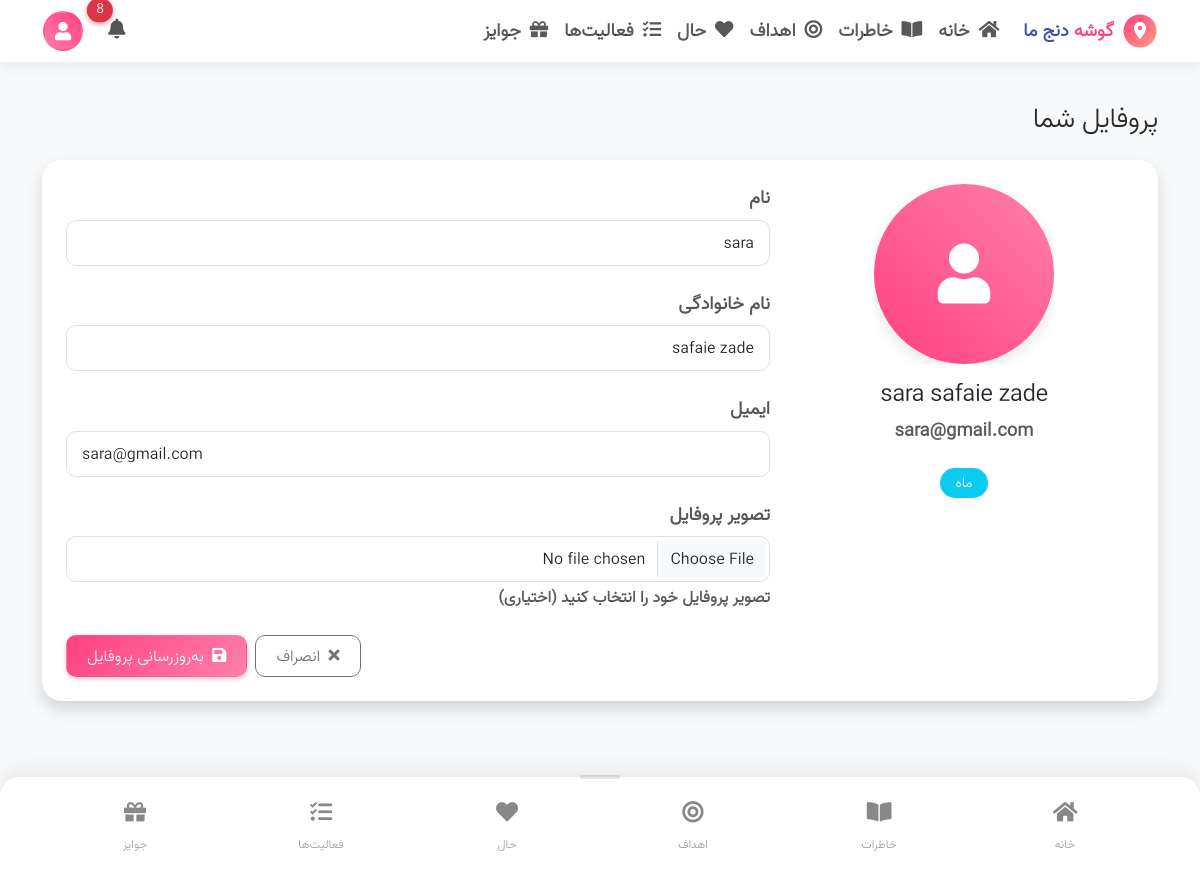
Screenshot of /profile/ (signed in) with the database file from the repository.
### core/models.py (models this page shows, shortened)
class User(AbstractUser):
    PARTNER_CHOICES = [
        ('partner1', 'Partner 1'),
        ('partner2', 'Partner 2'),
    ]
    partner_type = models.CharField(
        max_length=10,
        choices=PARTNER_CHOICES,
        default='partner1',
        verbose_name=_("Partner Type")
    )
    profile_picture = models.ImageField(
        upload_to='profile_pictures/',
        null=True,
        blank=True,
        verbose_name=_("Profile Picture")
    )
    points = models.PositiveIntegerField(default=0, verbose_name=_("Reward Points"))
    class Meta:
        verbose_name = _("User")
        verbose_name_plural = _("Users")

### core/views.py (the view)
# urls.py: path('profile/', views.profile, name='profile'),
@login_required
def profile(request):
    if request.method == 'POST':
        form = UserProfileForm(request.POST, request.FILES, instance=request.user)
        if form.is_valid():
            form.save()
            from notifications.models import create_partner_notification
            create_partner_notification(
                user=request.user,
                message=f'{request.user.username} updated their profile.',
                link=reverse('profile')
            )
            messages.success(request, _("Profile updated successfully."))
            return redirect('profile')
    else:
        form = UserProfileForm(instance=request.user)
    return render(request, 'core/profile.html', {'form': form})

### core/forms.py
class UserProfileForm(forms.ModelForm):
    class Meta:
        model = User
        fields = ('first_name', 'last_name', 'email', 'profile_picture')
        labels = {
            'first_name': 'نام',
            'last_name': 'نام خانوادگی',
            'email': 'ایمیل',
            'profile_picture': 'تصویر پروفایل',
        }
        help_texts = {
            'profile_picture': 'تصویر پروفایل خود را انتخاب کنید (اختیاری)',
        }
    def __init__(self, *args, **kwargs):
        super().__init__(*args, **kwargs)
        for field in self.fields:
            self.fields[field].widget.attrs.update({
                'class': 'form-control',
                'placeholder': f'لطفاً {self.fields[field].label} خود را وارد کنید'
            })

### notifications/context_processors.py (called while the page is built)
def notifications(request):
    if request.user.is_authenticated:
        unread_count = request.user.notifications.filter(is_read=False).count()
        recent_notifications = request.user.notifications.all()[:5]
        return {
            'unread_notifications_count': unread_count,
            'recent_notifications': recent_notifications,
        }
    return {}

### templates/core/profile.html (shortened to what this page needs)
{% extends 'base/base.html' %}
{% load static %}
{% load i18n %}
{% block content %}
<div class="container py-4 mb-5">
    <div class="d-flex justify-content-between align-items-center mb-4">
        <h1 class="h3 mb-0">پروفایل شما</h1>
    </div>
    <div class="card shadow profile-card">
        <div class="card-body p-4">
            <div class="row">
                <div class="col-md-4 mb-4 mb-md-0 text-center">
                    <div class="profile-image-container">
                        {% if user.profile_picture %}
                            <img src="{{ user.profile_picture.url }}" alt="{{ user.get_full_name }}" class="img-fluid rounded-circle profile-picture">
                        {% else %}
                            <div class="profile-placeholder profile-avatar-placeholder rounded-circle">
                                <i class="fas fa-user"></i>
                            </div>
                        {% endif %}
                    </div>
                    <h4 class="mt-3">{{ user.get_full_name }}</h4>
                    <p class="text-muted">{{ user.email }}</p>
                    <div class="user-type-badge mt-2">
                        {% if user.partner_type == 'partner1' %}
                            <span class="badge bg-primary">خورشید</span>
                        {% else %}
                            <span class="badge bg-info">ماه</span>
                        {% endif %}
                    </div>
                </div>
                <div class="col-md-8">
                    <form method="post" enctype="multipart/form-data" novalidate>
                        {% for field in form %}
                            <div class="mb-4">
                                <label for="{{ field.id_for_label }}" class="form-label fw-bold">
                                    {{ field.label }}
                                </label>
                                {{ field }}
                                {% if field.help_text %}
                                    <div class="form-text text-muted small">{{ field.help_text }}</div>
                                {% endif %}
                            </div>
                        {% endfor %}
                        <div class="d-grid gap-2 d-md-flex justify-content-md-end mt-4">
                            <a href="{% url 'dashboard' %}" class="btn btn-outline-secondary">
                                <i class="fas fa-times me-1"></i> انصراف
                            </a>
                            <button type="submit" class="btn btn-primary">
                                <i class="fas fa-save me-1"></i> به‌روزرسانی پروفایل
                            </button>
                        </div>
                    </form>
                </div>
            </div>
        </div>
    </div>
</div>
{% endblock %}

### static/css/style.css (style rules this page uses)
:root { --primary-color: #FF4081; --primary-light: #FF80AB; --primary-dark: #C51162; --secondary-color: #3F51B5; --secondary-light: #7986CB; --secondary-dark: #303F9F; --light-color: #FFF0F5; --dark-color: #2A2A2A; --success-color: #4CAF50; --warning-color: #FFC107; --danger-color: #F44336; --info-color: #00BCD4; --primary-gradient: linear-gradient(135deg, #FF4081 0%, #FF80AB 100%); --secondary-gradient: linear-gradient(135deg, #3F51B5 0%, #7986CB 100%); --success-gradient: linear-gradient(135deg, #4CAF50 0%, #81C784 100%); --danger-gradient: linear-gradient(135deg, #F44336 0%, #E57373 100%); --shadow-sm: 0 2px 4px rgba(0,0,0,0.05); --shadow-md: 0 4px 8px rgba(0,0,0,0.1); --shadow-lg: 0 8px 16px rgba(0,0,0,0.1); --shadow-xl: 0 12px 24px rgba(0,0,0,0.15); --radius-sm: 4px; --radius-md: 8px; --radius-lg: 16px; --radius-xl: 24px; --radius-full: 9999px; }
html { scroll-behavior: smooth; }
body { font-family: Vazir, serif; background-color: #f8f9fa; color: var(--dark-color); overflow-x: hidden; text-rendering: optimizeSpeed; }
.profile-avatar-placeholder { aspect-ratio: 1/1; display: flex; align-items: center; justify-content: center; background: linear-gradient(45deg, var(--primary-light), var(--primary-color)); color: white; overflow: hidden; }
.card { border-radius: var(--radius-lg); border: none; box-shadow: var(--shadow-sm); transition: transform 0.3s ease, box-shadow 0.3s ease; will-change: transform; overflow: hidden; margin-bottom: 1.5rem; }
.btn { border-radius: var(--radius-md); padding: 0.5rem 1.25rem; font-weight: 500; transition: all 0.2s ease; position: relative; overflow: hidden; }
.btn::after { content: ''; position: absolute; top: 50%; left: 50%; width: 5px; height: 5px; background: rgba(255, 255, 255, 0.5); opacity: 0; border-radius: 100%; transform: scale(1, 1) translate(-50%, -50%); transform-origin: 50% 50%; }
.btn-primary { background: var(--primary-gradient); border-color: transparent; box-shadow: 0 2px 5px rgba(255, 64, 129, 0.3); }
.form-control, .form-select { border-radius: var(--radius-md); border: 1px solid rgba(0,0,0,0.1); padding: 0.6rem 1rem; transition: all 0.2s ease; }
.form-label { font-weight: 500; margin-bottom: 0.5rem; color: #555; }
.badge { border-radius: var(--radius-full); padding: 0.35em 0.65em; font-weight: 500; }

### templates/base/base.html (style rules this page uses)
body { font-family:Vazir,IRANSans,serif;background-color:#f8f9fa;color:#3A3A3A;overflow-x:hidden;font-size:16px }
h1, h2, h3, h4, h5, h6 { font-family: Vazir, IRANSans, serif; font-weight: 600; letter-spacing: -0.02em; }
.btn, .nav-link { font-family: Vazir, IRANSans, serif; font-weight: 600; font-size: 1.2rem; }
.form-control, .form-select { font-size: 1.1rem; padding: 0.6rem 1rem; }

### templates/core/profile.html (style rules this page uses)
.profile-card { border-radius: 20px; border: none; overflow: hidden; }
.profile-image-container { width: 180px; height: 180px; margin: 0 auto; position: relative; overflow: hidden; }
.profile-placeholder { width: 180px; height: 180px; border-radius: 50%; background: linear-gradient(45deg, #FF4081, #FF80AB); display: flex; align-items: center; justify-content: center; margin: 0 auto; box-shadow: 0 5px 15px rgba(0,0,0,0.1); }
.profile-placeholder i { font-size: 60px; color: white; }
.user-type-badge { display: inline-block; }
.user-type-badge .badge { padding: 8px 15px; border-radius: 30px; font-size: 14px; }
.form-control, .form-select { border-radius: 10px; padding: 10px 15px; border-color: #e0e0e0; }
.btn { border-radius: 10px; padding: 8px 20px; }

### rows the page displays
User: get_full_name "sara safaie zade", email "sara@gmail.com", form "sara" "safaie zade" "sara@gmail.com"

### other values shown
{{ unread_notifications_count }} "8"
{{ field.label }} "نام" "نام خانوادگی" "ایمیل" "تصویر پروفایل"
{{ field.help_text }} "تصویر پروفایل خود را انتخاب کنید (اختیاری)"
